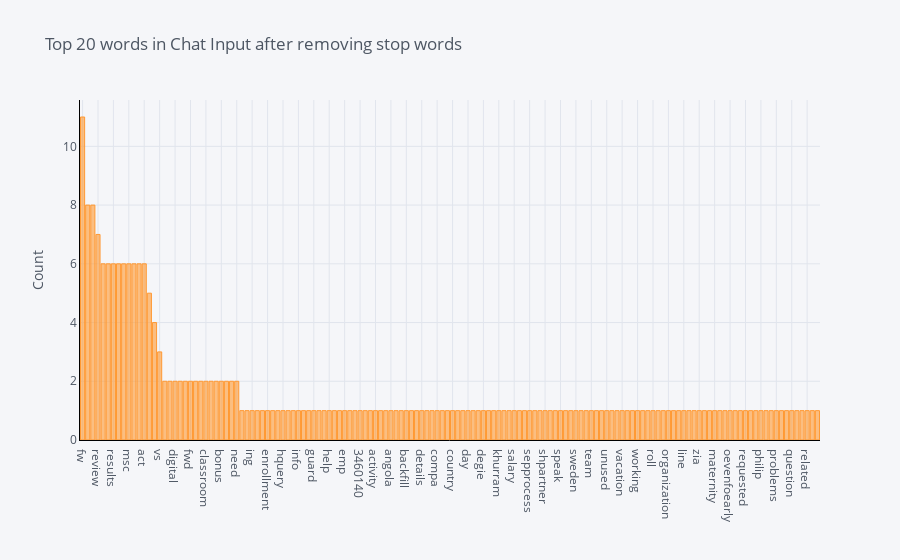

The notebook cell this image was saved under:
### Markdown cell above
"Stop words are a set of commonly used words in any language. For example, in English, “the”, “is” and “and”, would easily qualify as stop words. In NLP and text mining applications, stop words are used to eliminate unimportant words, allowing applications to focus on the important words instead."

### Code cell
# This produces the list fo top 20 Words in input text - Excluding stop words
# The number 20 here can be changed to increase the change the number of words in the output
common_words = get_top_n_words(df['Comments'], 200)
for word, freq in common_words:
    print(word, freq)
df2 = pd.DataFrame(common_words, columns = ['Comments' , 'count'])
df2.groupby('Comments').sum()['count'].sort_values(ascending=False).iplot(
    kind='bar', yTitle='Count', linecolor='black', title='Top 20 words in Chat Input after removing stop words')

### Figure 1 — Plotly figure (JSON) as saved in the notebook; plotly's stock layout.template omitted (floating-point values rounded to 4 significant figures; data arrays with more than 128 entries replaced by an {"elided": "..."} marker saying what was removed)
{"data": [{"marker": {"color": "rgba(255, 153, 51, 0.6)", "line": {"color": "rgba(255, 153, 51, 1.0)", "width": 1}}, "name": "count", "orientation": "v", "text": "", "type": "bar", "x": {"elided": "144 str values"}, "y": {"elided": "144 int values"}}], "layout": {"legend": {"bgcolor": "#F5F6F9", "font": {"color": "#4D5663"}}, "paper_bgcolor": "#F5F6F9", "plot_bgcolor": "#F5F6F9", "title": {"font": {"color": "#4D5663"}, "text": "Top 20 words in Chat Input after removing stop words"}, "xaxis": {"gridcolor": "#E1E5ED", "linecolor": "black", "showgrid": true, "tickfont": {"color": "#4D5663"}, "title": {"font": {"color": "#4D5663"}, "text": ""}, "zerolinecolor": "#E1E5ED"}, "yaxis": {"gridcolor": "#E1E5ED", "linecolor": "black", "showgrid": true, "tickfont": {"color": "#4D5663"}, "title": {"font": {"color": "#4D5663"}, "text": "Count"}, "zerolinecolor": "#E1E5ED"}}}
